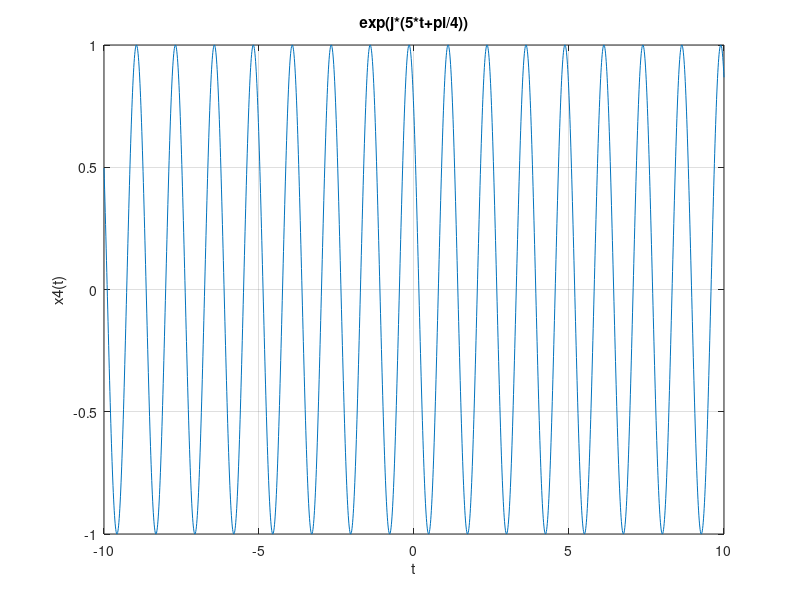

Recreate this plot in MATLAB.
t4 =-10:0.01:10;
x4 =  exp(j*(5*t4+pi/4));
plot(t4, x4), grid on;
xlabel('t');
ylabel('x4(t)');
title('exp(j*(5*t+pi/4))');